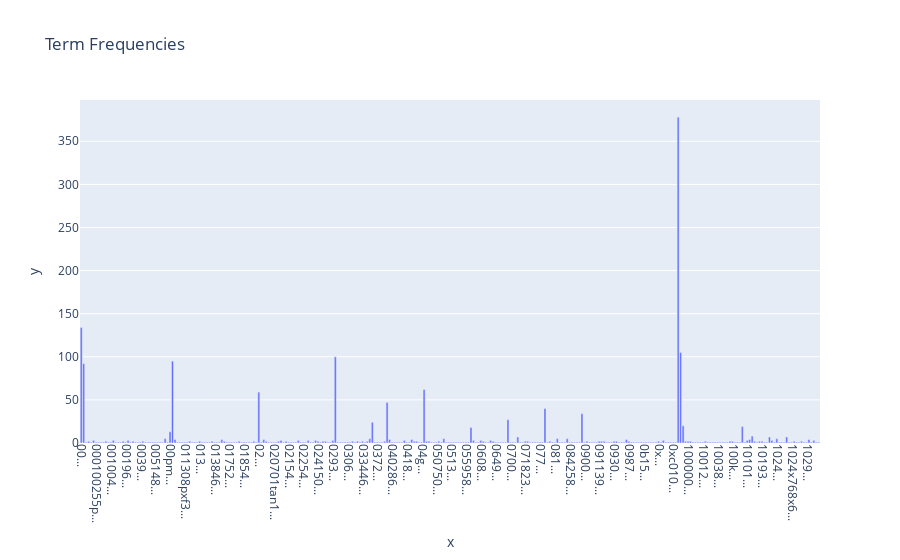

The notebook cell saved with this chart:
### Code cell
# Answer here

import plotly.express as px

fig = px.bar(x=[f'{voc[:10]}...' for voc in count_vect.get_feature_names_out()[:300]],
             y=term_frequencies[:300],
             title="Term Frequencies")
fig.update_xaxes(tickangle=90)
fig.show()

# 將過長的字串截斷，加上「...」。

### Figure 1 — Plotly figure (JSON) as saved in the notebook; plotly's stock layout.template omitted (floating-point values rounded to 4 significant figures; data arrays with more than 128 entries replaced by an {"elided": "..."} marker saying what was removed)
{"data": [{"hovertemplate": "x=%{x}<br>y=%{y}<extra></extra>", "legendgroup": "", "marker": {"color": "#636efa", "pattern": {"shape": ""}}, "name": "", "orientation": "v", "showlegend": false, "textposition": "auto", "type": "bar", "x": {"elided": "300 str values"}, "xaxis": "x", "y": {"elided": "300 int values"}, "yaxis": "y"}], "layout": {"barmode": "relative", "legend": {"tracegroupgap": 0}, "title": {"text": "Term Frequencies"}, "xaxis": {"anchor": "y", "domain": [0, 1], "tickangle": 90, "title": {"text": "x"}}, "yaxis": {"anchor": "x", "domain": [0, 1], "title": {"text": "y"}}}}
